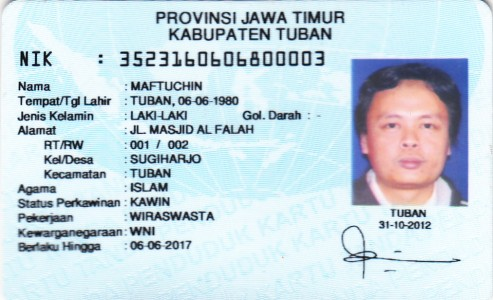
#> input picture Week07_Filter_Spasial/KTP/ktp3.png, 493 x 300 px, found by its file name
$ jupyter execute --allow-errors Week12_Deteksi_Wajah.ipynb
#> lines starting #> are read from the running program, lines starting #| are printed output that depends on the picture; after the words box and inside, x2 and y2 are one past the last pixel; in counts of white or black regions, pixels touching at a corner belong together
# DETEKSI WAJAH
## NAMA   : FARHAN DWI PRAMANA
## NIM    : 2141720125
## ABSEN  : 11

[cell 1]
# Mount to drive

from google.colab import drive
drive.mount('/content/drive')

[cell 2]
# Import Library

import cv2 as cv
import numpy as np
from matplotlib import pyplot as plt

### 1. Lakukan Face Detection untuk image object lain yang tersedia pada (/images/facedet).
Tampilkan seperti pada contoh berikut.

[cell 3]
cascade = cv.CascadeClassifier('/content/drive/MyDrive/img/haarcascades/haarcascade_frontalface_alt.xml')

# JOKOWI

jokowi = cv.imread('/content/drive/MyDrive/img/facedet/jokowi.jpg')
#> (the rest of this cell did not finish here and is left out)

### 2. Wajah kucing tidak bisa dideteksi dengan baik. Lakukan deteksi wajah kucing hingga muncul rectangle pada bagian wajahnya. Petunjuk pada soal ini, perhatikan pretrained features yang telah disediakan OpenCV. Gunakan xml yang ada jika memang telah disediakan. Jika belum ada, coba cari dengan searching melalui search engines.

[cell 4]
cascade = cv.CascadeClassifier('/content/drive/MyDrive/img/haarcascades/haarcascade_frontalcatface.xml')

kucing3 = cv.imread('/content/drive/MyDrive/img/facedet/mycat.jpg',0)
#> (the rest of this cell did not finish here and is left out)

### 3. Cobakan juga untuk eyes detection.

[cell 5]
cascade = cv.CascadeClassifier('/content/drive/MyDrive/img/haarcascades/haarcascade_eye.xml')

# JOKOWI

jokowi3 = cv.imread('/content/drive/MyDrive/img/facedet/jokowi.jpg',0)
#> (the rest of this cell did not finish here and is left out)

### 4. Lakukan Face Tracking menggunakan Google Colab. Petunjuk, Tutorial selengkapnya tentang akses kamera dan FaceDetection pada google colab dapat dilihat di link berikut: https://www.youtube.com/watch?v=YjWh7QvVH60

[cell 6]
# Import Library
from IPython.display import display, Javascript, Image
from google.colab.output import eval_js
from base64 import b64decode, b64encode
import cv2
import numpy as np
import PIL
import io
import html
import time

[cell 7]
# Helper Function
# function to convert the JavaScript object into an OpenCV image
# [33 lines left out: functions js_to_image, bbox_to_bytes, not called in this run]

[cell 8]
# Hear Cascade Classifier
# Initialize the Hear Cascade face detection model
face_cascade = cv2.CascadeClassifier(cv2.samples.findFile(cv2.data.haarcascades + 'haarcascade_frontalface_default.xml'))

[cell 9]
# Webcam Images
# [50 lines left out: function take_photo, not called in this run]

[cell 10]
# [10 lines of commented-out code are left out]

### 5. Lakukan Blurring pada bagian wajah yang terdeteksi. Berikut contoh keluarannya. Petunjuk: anda dapat menggunakan cv.medianBlur untuk melakukan Blurring

[cell 11]
# Fungsi untuk mendeteksi wajah menggunakan OpenCV Haarcascades
def detect_faces(image_path):
    # Baca gambar
    image = cv2.imread(image_path)
    # Konversi gambar ke grayscale
    gray = cv2.cvtColor(image, cv2.COLOR_BGR2GRAY)

    # Inisialisasi Haar Cascade untuk deteksi wajah
    face_cascade = cv2.CascadeClassifier(cv2.data.haarcascades + 'haarcascade_frontalface_default.xml')

    # Deteksi wajah pada gambar
    faces = face_cascade.detectMultiScale(gray, scaleFactor=1.3, minNeighbors=5, minSize=(30, 30))

    return faces, image

# Fungsi untuk melakukan blurring pada bagian wajah
# [12 lines left out: function blur_faces, not called in this run]

# Path gambar input
image_path = '/content/drive/MyDrive/img/facedet/mjordan.jpg'

# Deteksi wajah
#> (the rest of this cell did not finish here and is left out)

### 6. Lakukan segmentasi karakter pada KTP seperti gambar berikut

[cell 12]
import os
# load data
img = cv.imread('/content/drive/MyDrive/img/KTP/ktp3.png')
#> img is the input picture: shape (300, 493, 3); mean B, G, R 223.9, 215.9, 199.3
blurred = cv.GaussianBlur(img, (5, 5), 0.5)

gray = cv.cvtColor(blurred, cv.COLOR_BGR2GRAY)
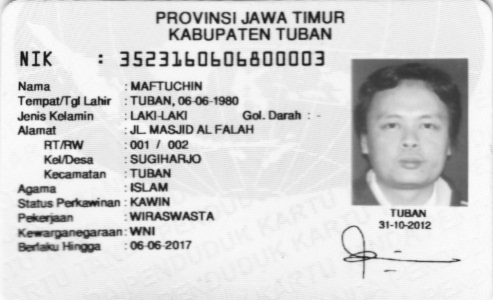
#> gray: shape (300, 493); min 19, max 252, mean 211.9
ret, bw = cv.threshold(gray.copy(), 0, 255, cv.THRESH_BINARY + cv.THRESH_OTSU)
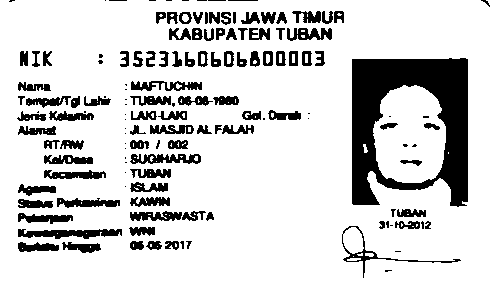
#> bw: shape (300, 493); 83.2% white; 142 black regions (40 under 20 px)
#> ret = 168

erode = cv.erode(bw.copy(), cv.getStructuringElement(cv.MORPH_OPEN, (1, 1)))

# Ekstraksi kontur
contours, hierarchy = cv.findContours(erode.copy(), cv.RETR_TREE, cv.CHAIN_APPROX_NONE)
#> contours = 235 contours, 124 with area under 20; largest, box (x1, y1, x2, y2) and area: (0, 0, 493, 300) 146976, (351, 57, 469, 208) 15732, (373, 85, 446, 183) 5670, (17, 228, 123, 240) 802, (341, 225, 462, 279) 708
# Looping contours untuk mendapatkan kontur yang sesuai
for cnt in contours:
    x, y, w, h = cv.boundingRect(cnt)
    ras = format(w / h, '.2f')
    if h >= 4 and w >= 1 and float(ras) <= 1:
      cv.rectangle(img, (x, y), (x + w, y + h), (0, 0, 255), thickness=1)
    elif h >= 2 and w >= 1 and float(ras) <= 1:
      cv.rectangle(img, (x, y), (x + w, y + h), (0, 0, 255), thickness=1)
#> this loop made 235 passes
#> (x, y, w, h, ras) on passes 1 to 3: (0, 0, 493, 300, '1.64'), (384, 269, 9, 4, '2.25'), (394, 250, 8, 3, '2.67')
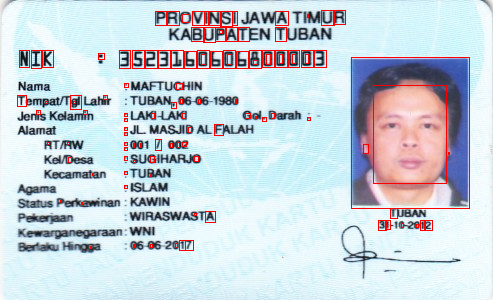
#> img: shape (300, 493, 3); 2.73% of pixels changed, all inside (x1, y1, x2, y2) = (17, 10, 470, 251)

plt.figure(figsize=(10,5))
#> (this line was passed over: IPython is not available in this run)
plt.imshow(cv.cvtColor(img, cv.COLOR_BGR2RGB))
#> (this line was passed over: IPython is not available in this run)

### 7. Lakukan cropping pada bagian NIK saja sehingga muncul hasil sebagai berikut

[cell 13]
# Koordinat cropping
crop_y_start = 49
crop_y_end = 70
crop_x_start = 119
crop_x_end = 327

# Melakukan cropping pada gambar
cropped_image = img[crop_y_start:crop_y_end, crop_x_start:crop_x_end]
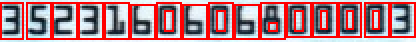
#> cropped_image: shape (21, 208, 3) (shown 2 times larger); mean B, G, R 132, 125, 176.4

# Menampilkan gambar hasil cropping
plt.imshow(cv.cvtColor(cropped_image, cv.COLOR_BGR2RGB))
#> (this line was passed over: IPython is not available in this run)
plt.axis('off')
#> (this line was passed over: IPython is not available in this run)
plt.show()

### 9. Kita akan menggunakan Deep Learning untuk melakukan pengenalan karakter. Sebelum melakukan training data, terlebih dahulu di siapkan data yang akan dilakukan training yaitu data image nomor angka 0-9. Untuk membuat data tersebut bisa gunakan image editor untuk dilakukan croping satu persatu. Kemudian selanjutnya gunakan source code di bawah ini untuk proses persiapan untuk training.

[cell 14]
import os
import tqdm
import cv2
import random
import numpy as np
import pickle

# Mendapatkan nilai piksel dari gambar yang di-crop
nik_values = []

for row in cropped_image:
    for pixel_value in row:
        nik_values.append(pixel_value)
#> this loop made 21 passes
#> after the loop, nik_values = 4368 items, first 6: [252, 245, 212], [252, 242, 212], [246, 235, 207], [242, 231, 204], [242, 233, 206], [244, 237, 212]

# Direktori data training
# DATADIR = nik_values[]
dirs = []
training_data = []
width, height = 100, 100

# Looping direktori data training untuk diambil nama karakternya
#> (the rest of this cell did not finish here and is left out)

$ run again, with Week07_Filter_Spasial/KTP/ktp1.png copied over Week07_Filter_Spasial/KTP/ktp3.png
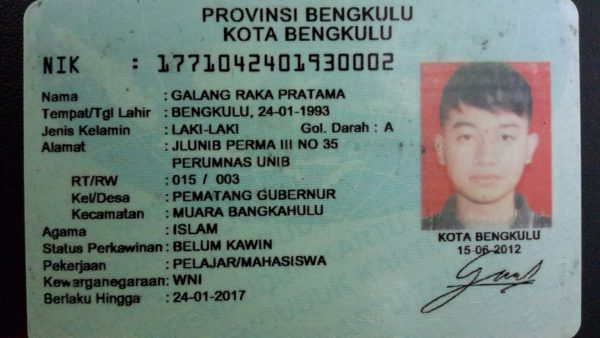
#> input picture Week07_Filter_Spasial/KTP/ktp1.png, 600 x 338 px, found by its file name
#> img is the input picture: shape (338, 600, 3); mean B, G, R 119.3, 125.2, 109.7
#> `ret, bw = cv.threshold(gray.copy(), 0, 255, cv.THRESH_BINARY + cv.THRE..`:
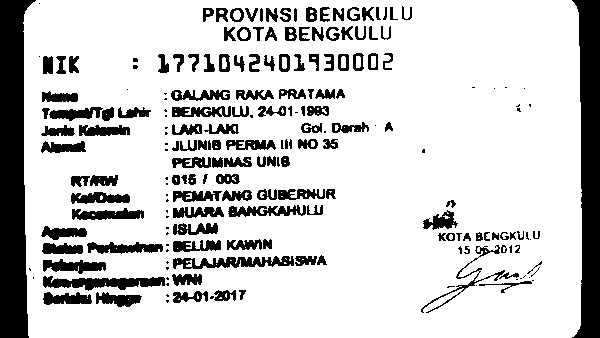
#> bw: shape (338, 600); 80.8% white; 204 black regions (57 under 20 px)
#> ret = 88
#> contours = 327 contours, 163 with area under 20; largest, box (x1, y1, x2, y2) and area: (23, 0, 582, 338) 186824, (42, 275, 166, 292) 1216, (172, 255, 295, 270) 1110, (227, 204, 307, 218) 694, (86, 241, 164, 255) 682
#> the loop `for cnt in contours:` made 327 passes
#> (x, y, w, h, ras) on passes 1 to 3: (23, 0, 559, 338, '1.65'), (165, 299, 5, 5, '1.00'), (209, 295, 6, 5, '1.20')
#> `cropped_image = img[crop_y_start:crop_y_end, crop_x_start:crop_x_end]`:
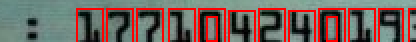
#> cropped_image: shape (21, 208, 3) (shown 2 times larger); mean B, G, R 93, 98.9, 115.1
#> the loop `for row in cropped_image:` made 21 passes
#> after the loop `for row in cropped_image:`: nik_values = 4368 items, first 6: [129, 138, 105], [130, 140, 104], [131, 141, 105], [135, 142, 107], [135, 142, 107], [134, 142, 105]

$ run again, with Week07_Filter_Spasial/KTP/ktp2.png copied over Week07_Filter_Spasial/KTP/ktp3.png
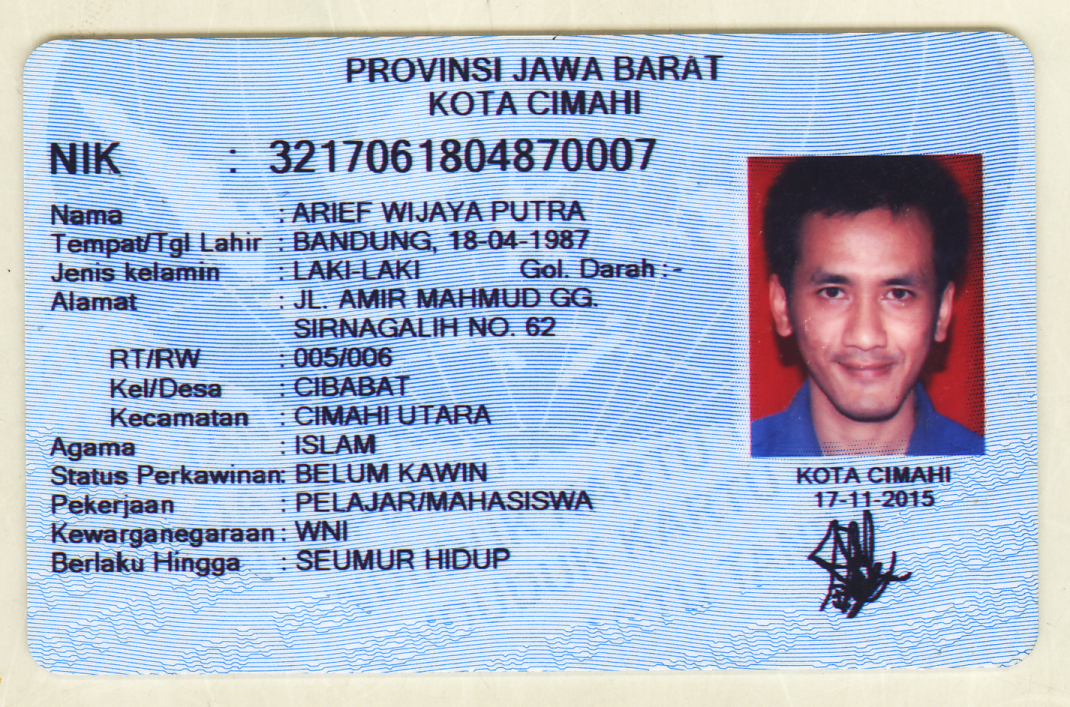
#> input picture Week07_Filter_Spasial/KTP/ktp2.png, 1070 x 707 px, found by its file name
#> img is the input picture: shape (707, 1070, 3); mean B, G, R 211.2, 185.7, 171.3
#> `ret, bw = cv.threshold(gray.copy(), 0, 255, cv.THRESH_BINARY + cv.THRE..`:
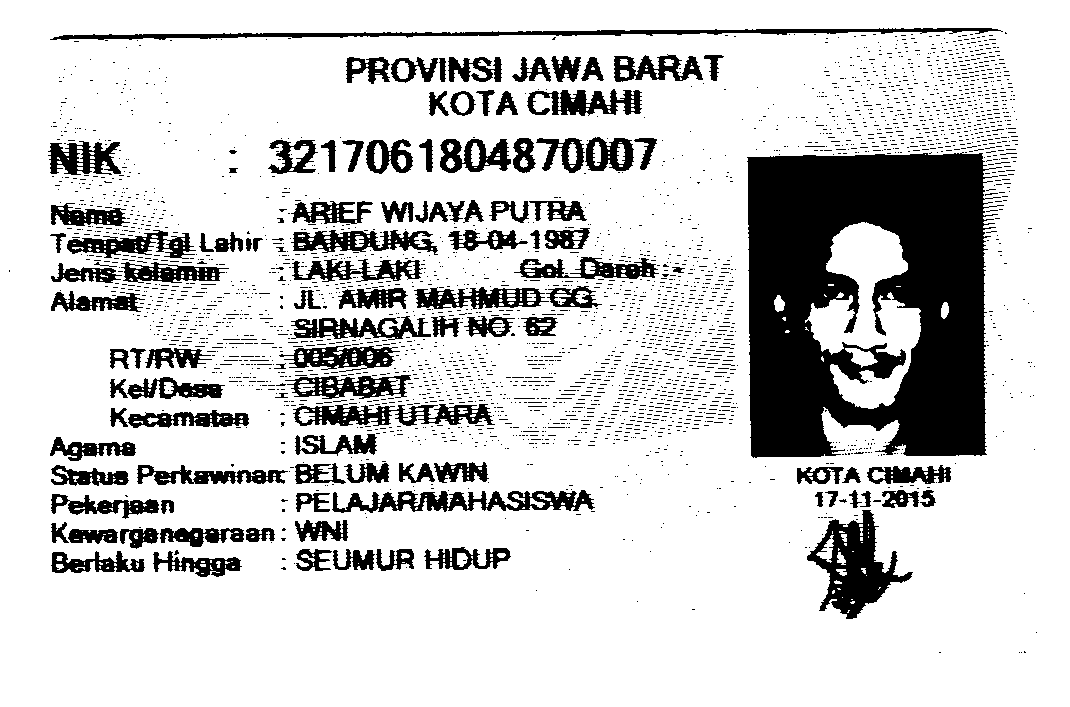
#> bw: shape (707, 1070); 80.9% white; 2949 black regions (2836 under 20 px)
#> ret = 144
#> contours = 3701 contours, 3447 with area under 20; largest, box (x1, y1, x2, y2) and area: (0, 0, 1070, 707) 754714, (746, 152, 999, 459) 69438, (805, 222, 921, 409) 10089, (806, 509, 914, 620) 5623, (49, 27, 1002, 41) 4704
#> the loop `for cnt in contours:` made 3701 passes
#> (x, y, w, h, ras) on passes 1, 4, 5: (0, 0, 1070, 707, '1.51'), (938, 651, 4, 3, '1.33'), (1023, 650, 4, 4, '1.00')
#> `cropped_image = img[crop_y_start:crop_y_end, crop_x_start:crop_x_end]`:
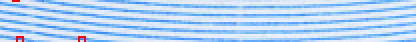
#> cropped_image: shape (21, 208, 3) (shown 2 times larger); mean B, G, R 247, 210.8, 180.3
#> the loop `for row in cropped_image:` made 21 passes
#> after the loop `for row in cropped_image:`: nik_values = 4368 items, first 6: [248, 225, 199], [250, 231, 218], [244, 234, 224], [251, 234, 231], [248, 232, 226], [249, 233, 227]
